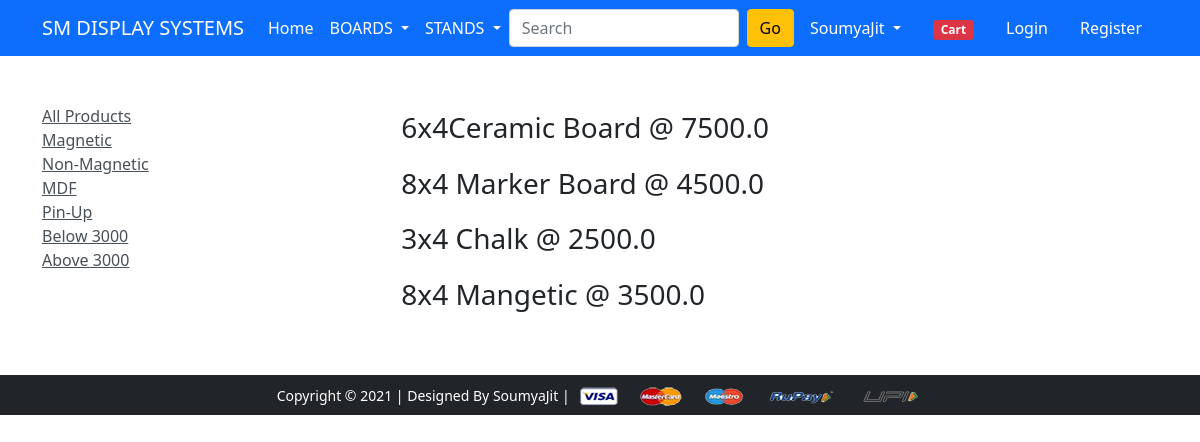
Page /boards/mobile on the committed database.
### boards/models.py (models this page shows, shortened)
class Product(models.Model):
    title= models.CharField(max_length=100)
    selling_price= models.FloatField()
    discount_price= models.FloatField()
    description= models.TextField()
    brand= models.CharField(max_length=100)
    category= models.CharField(choices=CATEGORY_CHOICES, max_length=50)
    product_image= models.ImageField(upload_to= 'productimg')

### boards/views.py (the view)
# urls.py: path('mobile', views.MobileView.as_view(), name='mobile'),
class MobileView(View):
    def get(self, request, category=None):
        if category==None:
            mobiles=Product.objects.filter(category='magnetic')
        elif category== 'magnetic' or category=='nonmagnetic' or category=='pinup' or category=='mdf':
            mobiles=Product.objects.filter(category=category)
        elif category=='below':
            mobiles=Product.objects.filter(discount_price__lt=3000)
        elif category=='above':
            mobiles=Product.objects.filter(discount_price__gt=3000)
        return render(request, 'mobile.html', {'mobiles':mobiles})

### boards/templates/mobile.html (shortened to what this page needs)
{% extends 'base.html' %}
{% load static %}
{% block main-content %}
<div class="container my-5">
 <div class="row">
  <div class="col-sm-3">
   <div class='list-group'>
    <a href="{% url 'mobile' %}" class="list-group-item-action" aria-currents="true">All Products</a>
    <a href="{% url 'mobiledata' 'magnetic' %}" class="list-group-item-action" aria-currents="true">Magnetic</a>
    <a href="{% url 'mobiledata' 'nonmagnetic' %}" class="list-group-item-action" aria-currents="true">Non-Magnetic</a>
    <a href="{% url 'mobiledata' 'mdf' %}" class="list-group-item-action" aria-currents="true">MDF</a>
    <a href="{% url 'mobiledata' 'pinup' %}" class="list-group-item-action" aria-currents="true">Pin-Up</a>
    <a href="{% url 'mobiledata' 'below' %}" class="list-group-item-action" aria-currents="true">Below 3000</a>
    <a href="{% url 'mobiledata' 'above' %}" class="list-group-item-action" aria-currents="true">Above 3000</a>
    </div>
  </div>
  <div class='col-sm-8'>
  {% for mobile in mobiles %}
  <div class="col-sm-8 offset-sm-1">
   <a href="{% url 'product-detail' mobile.id %}" class='btn'>
   <h3> {{mobile.title}} @ {{mobile.selling_price}}</h3>
   </a>
  </div>
  {% endfor %}
  </div>
 </div>
</div>
{% endblock main-content %}

### rows in the picture
Product: title "6x4Ceramic Board", selling_price "7500.0"
Product: title "8x4 Marker Board", selling_price "4500.0"
Product: title "3x4 Chalk", selling_price "2500.0"
Product: title "8x4 Mangetic", selling_price "3500.0"
